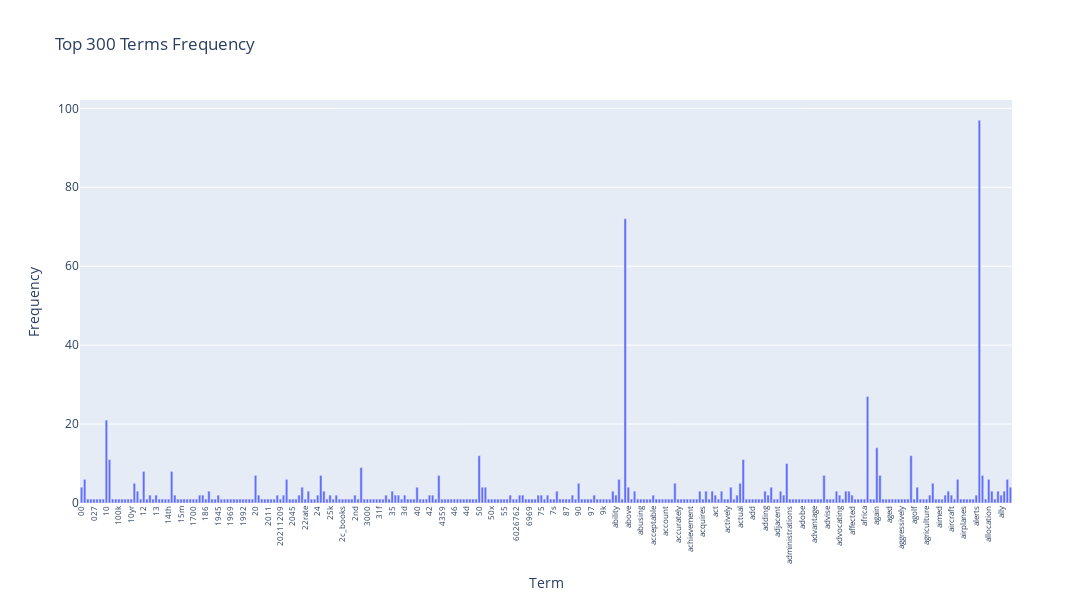

Notebook cell for this chart:
### Markdown cell above
### >>> **Exercise 12:**
If you want a nicer interactive visualization here, I would encourage you try to install and use plotly to achieve this.

### Code cell
import plotly.express as px

#ref: https://plotly.com/python/bar-charts/
#Preparing data
terms = count_vect.get_feature_names_out()[:300]

df = pd.DataFrame({"word": terms, "count": term_frequencies[:300]})

#Create interactive bar chart
fig = px.bar(df, x="word", y="count",
             title="Top 300 Terms Frequency",
             labels={"term": "Term", "frequency": "Frequency"})

fig.update_layout(xaxis_tickangle=-90, 
                  xaxis_tickfont_size=8,
                  yaxis_title="Frequency",
                  xaxis_title="Term",
                  height=600, width=1200)
fig.show()

### Figure 1 — Plotly figure (JSON) as saved in the notebook; plotly's stock layout.template omitted (floating-point values rounded to 4 significant figures; data arrays with more than 128 entries replaced by an {"elided": "..."} marker saying what was removed)
{"data": [{"hovertemplate": "word=%{x}<br>count=%{y}<extra></extra>", "legendgroup": "", "marker": {"color": "#636efa", "pattern": {"shape": ""}}, "name": "", "orientation": "v", "showlegend": false, "textposition": "auto", "type": "bar", "x": {"elided": "300 str values"}, "xaxis": "x", "y": {"elided": "300 int values"}, "yaxis": "y"}], "layout": {"barmode": "relative", "height": 600, "legend": {"tracegroupgap": 0}, "title": {"text": "Top 300 Terms Frequency"}, "width": 1200, "xaxis": {"anchor": "y", "domain": [0, 1], "tickangle": -90, "tickfont": {"size": 8}, "title": {"text": "Term"}}, "yaxis": {"anchor": "x", "domain": [0, 1], "title": {"text": "Frequency"}}}}
